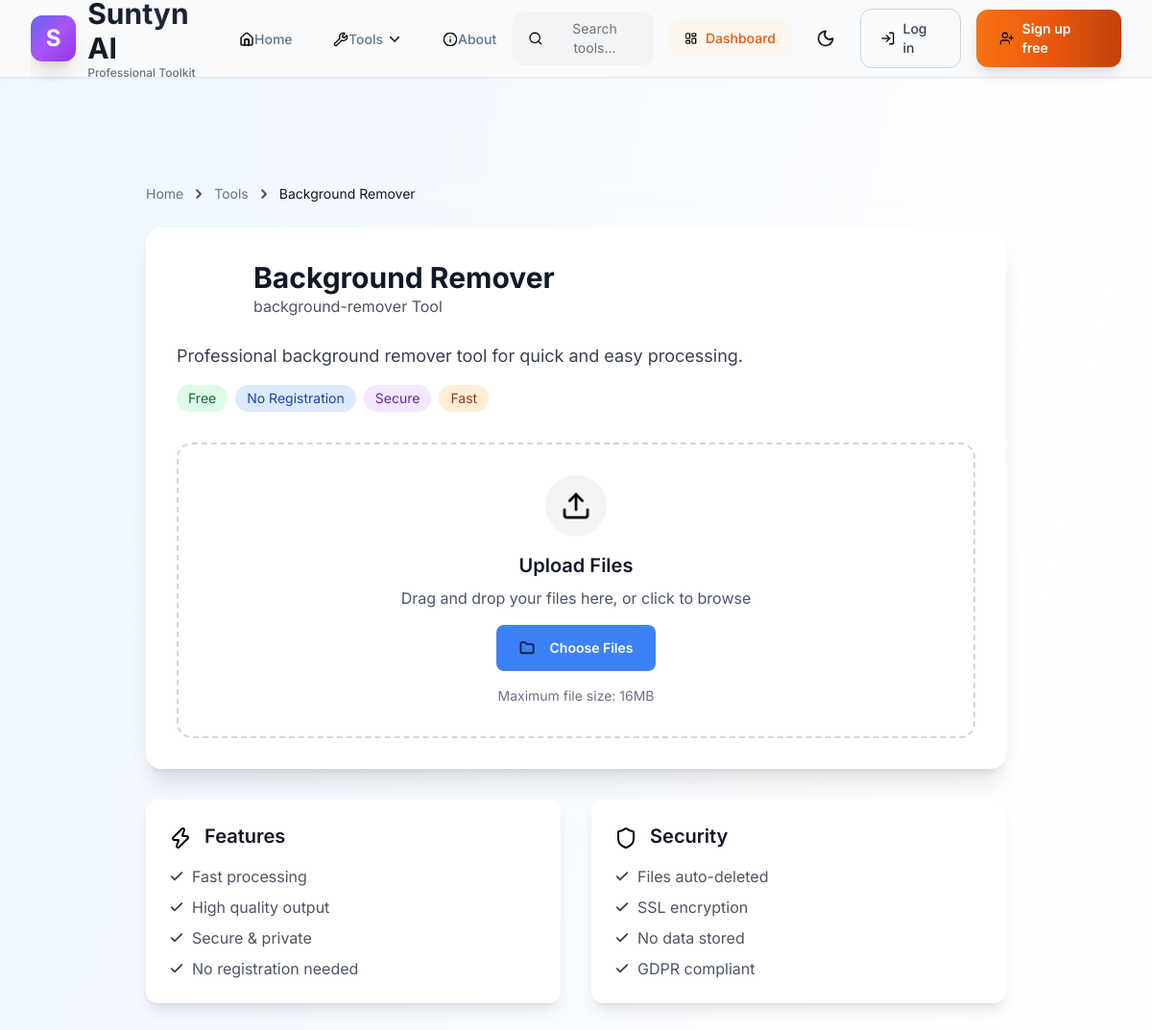
/tools/background-remover, run on the app's committed database.
### models.py (models this page shows)
class Tool(db.Model):
    __tablename__ = 'tools'
    id = db.Column(db.Integer, primary_key=True)
    name = db.Column(db.String(100), nullable=False, unique=True)
    display_name = db.Column(db.String(150), nullable=False)
    description = db.Column(db.Text, nullable=False)
    category_id = db.Column(db.Integer, db.ForeignKey('tool_categories.id'), nullable=False)
    icon = db.Column(db.String(50), nullable=False)
    is_active = db.Column(db.Boolean, default=True)
    is_premium = db.Column(db.Boolean, default=False)
    usage_count = db.Column(db.Integer, default=0)
    features = db.Column(JSON, default=lambda: [])
    file_types = db.Column(JSON, default=lambda: [])
    max_file_size_mb = db.Column(db.Integer, default=16)
    created_at = db.Column(db.DateTime, default=datetime.utcnow)
    category = db.relationship('ToolCategory', backref='tools')

### routes/tools.py (the view)
@tools_bp.route('/<tool_name>')
def tool_page(tool_name):
    try:
        tool = Tool.query.filter_by(name=tool_name, is_active=True).first()
        if not tool:
            logger.warning(f"Tool not found: {tool_name}")
            return redirect(url_for('tools.index'))
        logger.info(f"Loading tool page: {tool_name}")
        try:
            return render_template(f'tools/{tool_name}.html',
                                 tool=tool,
                                 firebase_project_id=os.environ.get("FIREBASE_PROJECT_ID", ""),
                                 firebase_app_id=os.environ.get("FIREBASE_APP_ID", ""))
        except:
            logger.info(f"Using generic template for: {tool_name}")
            return render_template('tools/generic_tool.html',
                                 tool_name=tool_name,
                                 tool_info=tool,
                                 firebase_project_id=os.environ.get("FIREBASE_PROJECT_ID", ""),
                                 firebase_app_id=os.environ.get("FIREBASE_APP_ID", ""))
    except Exception as e:
        logger.error(f"Error loading tool page {tool_name}: {e}")
        return redirect(url_for('tools.index'))

### templates/tools/generic_tool.html (shortened to what this page needs)
{% extends "base.html" %}
{% block content %}
<div class="min-h-screen bg-gradient-to-br from-blue-50 via-white to-purple-50 dark:from-gray-900 dark:via-gray-800 dark:to-gray-900 pt-20">
    <div class="container mx-auto px-4 py-8">
        <div class="max-w-4xl mx-auto">
            <nav class="text-sm mb-6">
                <ol class="flex items-center space-x-2 text-gray-500 dark:text-gray-400">
                    <li><a href="{{ url_for('main.index') }}" class="hover:text-blue-600 dark:hover:text-blue-400">Home</a></li>
                    <li><i data-lucide="chevron-right" class="w-4 h-4"></i></li>
                    <li><a href="{{ url_for('tools.index') }}" class="hover:text-blue-600 dark:hover:text-blue-400">Tools</a></li>
                    <li><i data-lucide="chevron-right" class="w-4 h-4"></i></li>
                    <li class="text-gray-900 dark:text-white">{{ tool_name.replace('-', ' ').title() }}</li>
                </ol>
            </nav>
            <div class="bg-white dark:bg-gray-800 rounded-2xl shadow-xl p-8 mb-8">
                <div class="flex items-center space-x-4 mb-6">
                    <div class="w-16 h-16 rounded-2xl bg-{{ tool_info.color }}-100 dark:bg-{{ tool_info.color }}-900 flex items-center justify-center">
                        <i data-lucide="{{ tool_info.custom_icon }}" class="w-8 h-8 text-{{ tool_info.color }}-600 dark:text-{{ tool_info.color }}-400"></i>
                    </div>
                    <div>
                        <h1 class="text-3xl font-bold text-gray-900 dark:text-white">{{ tool_name.replace('-', ' ').title() }}</h1>
                        <p class="text-gray-600 dark:text-gray-300">{{ tool_info.name }} Tool</p>
                    </div>
                </div>
                <div class="mb-8">
                    <p class="text-lg text-gray-700 dark:text-gray-300 mb-4">
                        Professional {{ tool_name.replace('-', ' ').lower() }} tool for quick and easy processing.
                    </p>
                    <div class="flex flex-wrap gap-2">
                        <span class="px-3 py-1 bg-green-100 dark:bg-green-900 text-green-800 dark:text-green-200 rounded-full text-sm">Free</span>
                        <span class="px-3 py-1 bg-blue-100 dark:bg-blue-900 text-blue-800 dark:text-blue-200 rounded-full text-sm">No Registration</span>
                        <span class="px-3 py-1 bg-purple-100 dark:bg-purple-900 text-purple-800 dark:text-purple-200 rounded-full text-sm">Secure</span>
                        <span class="px-3 py-1 bg-orange-100 dark:bg-orange-900 text-orange-800 dark:text-orange-200 rounded-full text-sm">Fast</span>
                    </div>
                </div>
                <div x-data="genericToolHandler('{{ tool_name }}')" class="space-y-6">
                    <div class="border-2 border-dashed border-gray-300 dark:border-gray-600 rounded-2xl p-8 text-center hover:border-blue-400 dark:hover:border-blue-500 transition-colors"
                         @dragover.prevent="dragover = true"
                         @dragleave.prevent="dragover = false"
                         @drop.prevent="handleDrop($event)"
                         :class="{ 'border-blue-400 bg-blue-50 dark:bg-blue-900/20': dragover }">
                        <div class="space-y-4">
                            <div class="w-16 h-16 mx-auto rounded-full bg-gray-100 dark:bg-gray-700 flex items-center justify-center">
                                <i data-lucide="upload" class="w-8 h-8 text-gray-400"></i>
                            </div>
                            <div>
                                <h3 class="text-xl font-semibold text-gray-900 dark:text-white mb-2">Upload Files</h3>
                                <p class="text-gray-600 dark:text-gray-300 mb-4">
                                    Drag and drop your files here, or click to browse
                                </p>
                                <button @click="$refs.fileInput.click()" class="btn btn-primary">
                                    <i data-lucide="folder" class="w-4 h-4 mr-2"></i>
                                    Choose Files
                                </button>
                            </div>
                            <p class="text-sm text-gray-500 dark:text-gray-400">
                                Maximum file size: 16MB
                            </p>
                        </div>
                    </div>
                </div>
            </div>
            <div class="grid md:grid-cols-2 gap-8">
                <div class="bg-white dark:bg-gray-800 rounded-xl shadow-lg p-6">
                    <h3 class="text-xl font-semibold text-gray-900 dark:text-white mb-4">
                        <i data-lucide="zap" class="w-6 h-6 inline mr-2 text-yellow-500"></i>
                        Features
                    </h3>
                    <ul class="space-y-2 text-gray-600 dark:text-gray-300">
                        <li class="flex items-center"><i data-lucide="check" class="w-4 h-4 mr-2 text-green-500"></i> Fast processing</li>
                        <li class="flex items-center"><i data-lucide="check" class="w-4 h-4 mr-2 text-green-500"></i> High quality output</li>
                        <li class="flex items-center"><i data-lucide="check" class="w-4 h-4 mr-2 text-green-500"></i> Secure & private</li>
                        <li class="flex items-center"><i data-lucide="check" class="w-4 h-4 mr-2 text-green-500"></i> No registration needed</li>
                    </ul>
                </div>
                <div class="bg-white dark:bg-gray-800 rounded-xl shadow-lg p-6">
                    <h3 class="text-xl font-semibold text-gray-900 dark:text-white mb-4">
                        <i data-lucide="shield" class="w-6 h-6 inline mr-2 text-blue-500"></i>
                        Security
                    </h3>
                    <ul class="space-y-2 text-gray-600 dark:text-gray-300">
                        <li class="flex items-center"><i data-lucide="check" class="w-4 h-4 mr-2 text-green-500"></i> Files auto-deleted</li>
                        <li class="flex items-center"><i data-lucide="check" class="w-4 h-4 mr-2 text-green-500"></i> SSL encryption</li>
                        <li class="flex items-center"><i data-lucide="check" class="w-4 h-4 mr-2 text-green-500"></i> No data stored</li>
                        <li class="flex items-center"><i data-lucide="check" class="w-4 h-4 mr-2 text-green-500"></i> GDPR compliant</li>
                    </ul>
                </div>
            </div>
        </div>
    </div>
</div>
{% endblock %}

### static/css/main.css (style rules this page uses)
* { box-sizing: border-box; }
nav { backdrop-filter: blur(10px); -webkit-backdrop-filter: blur(10px); border-bottom: 1px solid rgba(229, 231, 235, 0.1); }
nav a { position: relative; overflow: hidden; }
nav a::before { content: ''; position: absolute; bottom: 0; left: 0; width: 0; height: 2px; background: linear-gradient(90deg, #3b82f6, #8b5cf6); transition: width 0.3s ease; }
body { margin: 0; padding: 0; font-family: 'Inter', -apple-system, BlinkMacSystemFont, sans-serif; line-height: 1.6; color: #333; background-color: #f9fafb; }
.btn-primary { transition: all 0.3s ease; background: #3b82f6; color: white; border: none; padding: 12px 24px; border-radius: 8px; font-weight: 600; cursor: pointer; }
:root { --bg-light: #f9fafb; --bg-dark: #111827; --transition-speed: 0.15s; --ease-curve: cubic-bezier(0.25, 0.1, 0.25, 1); }
* { backface-visibility: hidden; -webkit-backface-visibility: hidden; transform: translateZ(0); -webkit-transform: translateZ(0); }
html { background-color: var(--bg-light) !important; min-height: 100vh; margin: 0; padding: 0; transition: none !important; overflow-x: hidden; scroll-behavior: smooth; -webkit-tap-highlight-color: transparent; }
body { background: inherit !important; opacity: 1 !important; visibility: visible !important; display: block !important; margin: 0; padding: 0; transition: none !important; font-display: swap; -webkit-font-smoothing: antialiased; -moz-osx-font-smoothing: grayscale; transform: translateZ(0); will-change: auto; }
body.loaded { opacity: 1 !important; transition: opacity 0.1s ease !important; }
.page-container, main, nav, footer { background: inherit !important; opacity: 1 !important; will-change: auto; }
.page-container, main, nav { background: inherit !important; opacity: 1 !important; }
html { scroll-behavior: smooth; }

### static/css/enhanced-design.css (style rules this page uses)
:root { --suntyn-primary: #6366f1; --suntyn-secondary: #8b5cf6; --suntyn-accent: #a855f7; --suntyn-gradient: linear-gradient(135deg, #6366f1 0%, #8b5cf6 50%, #a855f7 100%); --bg-primary: #ffffff; --bg-secondary: #f8fafc; --text-primary: #1e293b; --text-secondary: #64748b; --border-color: #e2e8f0; --dark-bg-primary: #0f172a; --dark-bg-secondary: #1e293b; --dark-text-primary: #f1f5f9; --dark-text-secondary: #cbd5e1; --dark-border-color: #334155; }

### static/css/orange-3d-theme.css (style rules this page uses)
:root { --toolora-orange-50: #fff7ed; --toolora-orange-100: #ffedd5; --toolora-orange-200: #fed7aa; --toolora-orange-300: #fdba74; --toolora-orange-400: #fb923c; --toolora-orange-500: #f97316; --toolora-orange-600: #ea580c; --toolora-orange-700: #c2410c; --toolora-orange-800: #9a3412; --toolora-orange-900: #7c2d12; --toolora-3d-shadow: 0 8px 25px rgba(234, 88, 12, 0.25); --toolora-3d-glow: 0 0 30px rgba(249, 115, 22, 0.4); }

### data on the page
Tool: replace "Background Remover", name "background-remover", replace "background remover"
